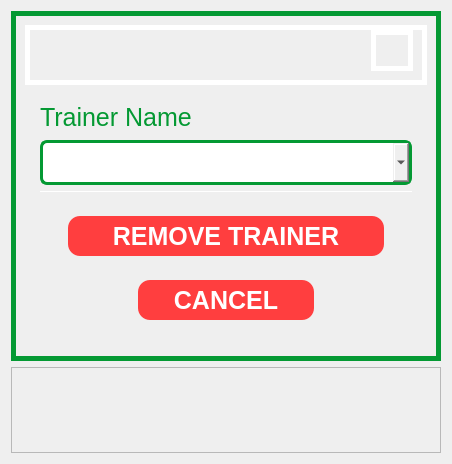
               <widget class="QWidget" name="page_34">
                <layout class="QGridLayout" name="gridLayout_83">
                 <item row="0" column="0">
                  <widget class="QFrame" name="frame_463">
                   <property name="minimumSize">
                    <size>
                     <width>430</width>
                     <height>350</height>
                    </size>
                   </property>
                   <property name="maximumSize">
                    <size>
                     <width>430</width>
                     <height>350</height>
                    </size>
                   </property>
                   <property name="styleSheet">
                    <string notr="true">border-radius: 0px;
border-style: solid;
border-width: 5px;
border-color: #049933;</string>
                   </property>
                   <property name="frameShape">
                    <enum>QFrame::StyledPanel</enum>
                   </property>
                   <property name="frameShadow">
                    <enum>QFrame::Raised</enum>
                   </property>
                   <layout class="QVBoxLayout" name="verticalLayout_74">
                    <item>
                     <widget class="QFrame" name="frame_464">
                      <property name="minimumSize">
                       <size>
                        <width>0</width>
                        <height>60</height>
                       </size>
                      </property>
                      <property name="maximumSize">
                       <size>
                        <width>16777215</width>
                        <height>60</height>
                       </size>
                      </property>
                      <property name="styleSheet">
                       <string notr="true">border-color: white;</string>
                      </property>
                      <property name="frameShape">
                       <enum>QFrame::StyledPanel</enum>
                      </property>
                      <property name="frameShadow">
                       <enum>QFrame::Raised</enum>
                      </property>
                      <layout class="QHBoxLayout" name="horizontalLayout_158">
                       <property name="topMargin">
                        <number>0</number>
                       </property>
                       <item>
                        <spacer name="horizontalSpacer_24">
                         <property name="orientation">
                          <enum>Qt::Horizontal</enum>
                         </property>
                         <property name="sizeHint" stdset="0">
                          <size>
                           <width>40</width>
                           <height>20</height>
                          </size>
                         </property>
                        </spacer>
                       </item>
                       <item>
                        <widget class="QPushButton" name="pushButton_65">
                         <property name="maximumSize">
                          <size>
                           <width>16777215</width>
                           <height>60</height>
                          </size>
                         </property>
                         <property name="focusPolicy">
                          <enum>Qt::NoFocus</enum>
                         </property>
                         <property name="styleSheet">
                          <string notr="true">border-radius: 0.1px;</string>
                         </property>
                         <property name="text">
                          <string/>
                         </property>
                         <property name="icon">
                          <iconset>
                           <normaloff>images/Spirit’s FITNESS GYM.png</normaloff>images/Spirit’s FITNESS GYM.png</iconset>
                         </property>
                         <property name="iconSize">
                          <size>
                           <width>200</width>
                           <height>30</height>
                          </size>
                         </property>
                        </widget>
                       </item>
                      </layout>
                     </widget>
                    </item>
                    <item>
                     <widget class="QFrame" name="frame_465">
                      <property name="styleSheet">
                       <string notr="true">border-color: white;
border-width: 0px;</string>
                      </property>
                      <property name="frameShape">
                       <enum>QFrame::StyledPanel</enum>
                      </property>
                      <property name="frameShadow">
                       <enum>QFrame::Raised</enum>
                      </property>
                      <layout class="QGridLayout" name="gridLayout_88">
                       <item row="0" column="1">
                        <widget class="QLabel" name="label_83">
                         <property name="maximumSize">
                          <size>
                           <width>330</width>
                           <height>45</height>
                          </size>
                         </property>
                         <property name="styleSheet">
                          <string notr="true">border-color: white;
font: 25px Arial, serif;
color: rgb(4, 153, 51);</string>
                         </property>
                         <property name="text">
                          <string>Trainer Name</string>
                         </property>
                        </widget>
                       </item>
                       <item row="0" column="2" rowspan="3">
                        <widget class="QFrame" name="frame_473">
                         <property name="frameShape">
                          <enum>QFrame::StyledPanel</enum>
                         </property>
                         <property name="frameShadow">
                          <enum>QFrame::Raised</enum>
                         </property>
                        </widget>
                       </item>
                       <item row="0" column="0" rowspan="3">
                        <widget class="QFrame" name="frame_474">
                         <property name="frameShape">
                          <enum>QFrame::StyledPanel</enum>
                         </property>
                         <property name="frameShadow">
                          <enum>QFrame::Raised</enum>
                         </property>
                        </widget>
                       </item>
                       <item row="3" column="0" colspan="3">
                        <widget class="QFrame" name="frame_466">
                         <property name="maximumSize">
                          <size>
                           <width>16777215</width>
                           <height>250</height>
                          </size>
                         </property>
                         <property name="frameShape">
                          <enum>QFrame::StyledPanel</enum>
                         </property>
                         <property name="frameShadow">
                          <enum>QFrame::Raised</enum>
                         </property>
                         <layout class="QVBoxLayout" name="verticalLayout_75">
                          <item>
                           <widget class="QFrame" name="frame_467">
                            <property name="frameShape">
                             <enum>QFrame::StyledPanel</enum>
                            </property>
                            <property name="frameShadow">
                             <enum>QFrame::Raised</enum>
                            </property>
                            <layout class="QHBoxLayout" name="horizontalLayout_159">
                             <item>
                              <widget class="QFrame" name="frame_468">
                               <property name="maximumSize">
                                <size>
                                 <width>10</width>
                                 <height>16777215</height>
                                </size>
                               </property>
                               <property name="frameShape">
                                <enum>QFrame::StyledPanel</enum>
                               </property>
                               <property name="frameShadow">
                                <enum>QFrame::Raised</enum>
                               </property>
                              </widget>
                             </item>
                             <item>
                              <widget class="QPushButton" name="confirm_remove_trainer_btn">
                               <property name="minimumSize">
                                <size>
                                 <width>0</width>
                                 <height>40</height>
                                </size>
                               </property>
                               <property name="maximumSize">
                                <size>
                                 <width>16777215</width>
                                 <height>40</height>
                                </size>
                               </property>
                               <property name="cursor">
                                <cursorShape>PointingHandCursor</cursorShape>
                               </property>
                               <property name="tabletTracking">
                                <bool>false</bool>
                               </property>
                               <property name="focusPolicy">
                                <enum>Qt::NoFocus</enum>
                               </property>
                               <property name="styleSheet">
                                <string notr="true">QPushButton{
border-color: #FF3E3F;
background-color: rgb(255, 62, 63);
color: rgb(255, 255, 255);
font: bold 25px Arial, serif;
border-radius: 12px;

cursor: grab;
}

QPushButton:hover{
	border-color:#cc3132;
	background-color: #cc3132;
}
</string>
                               </property>
                               <property name="text">
                                <string>REMOVE TRAINER</string>
                               </property>
                              </widget>
                             </item>
                             <item>
                              <widget class="QFrame" name="frame_469">
                               <property name="maximumSize">
                                <size>
                                 <width>10</width>
                                 <height>16777215</height>
                                </size>
                               </property>
                               <property name="frameShape">
                                <enum>QFrame::StyledPanel</enum>
                               </property>
                               <property name="frameShadow">
                                <enum>QFrame::Raised</enum>
                               </property>
                              </widget>
                             </item>
                            </layout>
                           </widget>
                          </item>
                          <item>
                           <widget class="QFrame" name="frame_470">
                            <property name="maximumSize">
                             <size>
                              <width>16777215</width>
                              <height>100</height>
                             </size>
                            </property>
                            <property name="frameShape">
                             <enum>QFrame::StyledPanel</enum>
                            </property>
                            <property name="frameShadow">
                             <enum>QFrame::Raised</enum>
                            </property>
                            <layout class="QHBoxLayout" name="horizontalLayout_160">
                             <item>
                              <widget class="QFrame" name="frame_471">
                               <property name="maximumSize">
                                <size>
                                 <width>80</width>
                                 <height>90</height>
                                </size>
                               </property>
                               <property name="frameShape">
                                <enum>QFrame::StyledPanel</enum>
                               </property>
                               <property name="frameShadow">
                                <enum>QFrame::Raised</enum>
                               </property>
                              </widget>
                             </item>
                             <item>
                              <widget class="QPushButton" name="cancel_remove_trainer_btn">
                               <property name="minimumSize">
                                <size>
                                 <width>0</width>
                                 <height>40</height>
                                </size>
                               </property>
                               <property name="maximumSize">
                                <size>
                                 <width>200</width>
                                 <height>40</height>
                                </size>
                               </property>
                               <property name="cursor">
                                <cursorShape>PointingHandCursor</cursorShape>
                               </property>
                               <property name="focusPolicy">
                                <enum>Qt::NoFocus</enum>
                               </property>
                               <property name="styleSheet">
                                <string notr="true">QPushButton{
border-color: #FF3E3F;
background-color: rgb(255, 62, 63);
color: rgb(255, 255, 255);
font: bold 25px Arial, serif;
border-radius: 12px;

cursor: grab;
}

QPushButton:hover{
	border-color:#cc3132;
	background-color: #cc3132;
}
</string>
                               </property>
                               <property name="text">
                                <string>CANCEL</string>
                               </property>
                              </widget>
                             </item>
                             <item>
                              <widget class="QFrame" name="frame_472">
                               <property name="maximumSize">
                                <size>
                                 <width>80</width>
                                 <height>100</height>
                                </size>
                               </property>
                               <property name="frameShape">
                                <enum>QFrame::StyledPanel</enum>
                               </property>
                               <property name="frameShadow">
                                <enum>QFrame::Raised</enum>
                               </property>
                              </widget>
                             </item>
                            </layout>
                           </widget>
                          </item>
                         </layout>
                        </widget>
                       </item>
                       <item row="1" column="1">
                        <widget class="QComboBox" name="remove_trainer_name_comboBox">
                         <property name="minimumSize">
                          <size>
                           <width>0</width>
                           <height>45</height>
                          </size>
                         </property>
                         <property name="maximumSize">
                          <size>
                           <width>450</width>
                           <height>45</height>
                          </size>
                         </property>
                         <property name="styleSheet">
                          <string notr="true">QComboBox{
border: 3px solid  #049933;;
border-radius: 0px;
font: 25px Arial, serif;
border-radius: 7px;
}
QComboBox:focus{
border-color: #00bc3b;
background-color: #f2f2f2;
}</string>
                         </property>
                        </widget>
                       </item>
                       <item row="2" column="1">
                        <widget class="QLineEdit" name="equipment_id_remove_input_4">
                         <property name="minimumSize">
                          <size>
                           <width>0</width>
                           <height>1</height>
                          </size>
                         </property>
                         <property name="maximumSize">
                          <size>
                           <width>450</width>
                           <height>1</height>
                          </size>
                         </property>
                         <property name="focusPolicy">
                          <enum>Qt::NoFocus</enum>
                         </property>
                         <property name="styleSheet">
                          <string notr="true"/>
                         </property>
                        </widget>
                       </item>
                      </layout>
                     </widget>
                    </item>
                   </layout>
                  </widget>
                 </item>
                 <item row="1" column="0">
                  <widget class="QFrame" name="frame_430">
                   <property name="frameShape">
                    <enum>QFrame::StyledPanel</enum>
                   </property>
                   <property name="frameShadow">
                    <enum>QFrame::Raised</enum>
                   </property>
                   <layout class="QGridLayout" name="gridLayout_45">
                    <item row="1" column="0">
                     <widget class="QPushButton" name="remove_trainer_error_notif_2">
                      <property name="focusPolicy">
                       <enum>Qt::NoFocus</enum>
                      </property>
                      <property name="styleSheet">
                       <string notr="true">border-color: white;
font: 20px Arial, serif;
color: black;
border-radius: 0.1px;</string>
                      </property>
                      <property name="text">
                       <string/>
                      </property>
                     </widget>
                    </item>
                    <item row="2" column="0">
                     <widget class="QFrame" name="frame_20">
                      <property name="maximumSize">
                       <size>
                        <width>16777215</width>
                        <height>100</height>
                       </size>
                      </property>
                      <property name="frameShape">
                       <enum>QFrame::StyledPanel</enum>
                      </property>
                      <property name="frameShadow">
                       <enum>QFrame::Raised</enum>
                      </property>
                     </widget>
                    </item>
                    <item row="0" column="0">
                     <widget class="QPushButton" name="remove_trainer_error_notif_1">
                      <property name="focusPolicy">
                       <enum>Qt::NoFocus</enum>
                      </property>
                      <property name="styleSheet">
                       <string notr="true">border-color: white;
font: 20px Arial, serif;
color: black;
border-radius: 0.1px;</string>
                      </property>
                      <property name="text">
                       <string/>
                      </property>
                     </widget>
                    </item>
                    <item row="3" column="0">
                     <widget class="QFrame" name="frame_21">
                      <property name="minimumSize">
                       <size>
                        <width>0</width>
                        <height>0</height>
                       </size>
                      </property>
                      <property name="maximumSize">
                       <size>
                        <width>16777215</width>
                        <height>50</height>
                       </size>
                      </property>
                      <property name="frameShape">
                       <enum>QFrame::StyledPanel</enum>
                      </property>
                      <property name="frameShadow">
                       <enum>QFrame::Raised</enum>
                      </property>
                     </widget>
                    </item>
                   </layout>
                  </widget>
                 </item>
                </layout>
               </widget>
